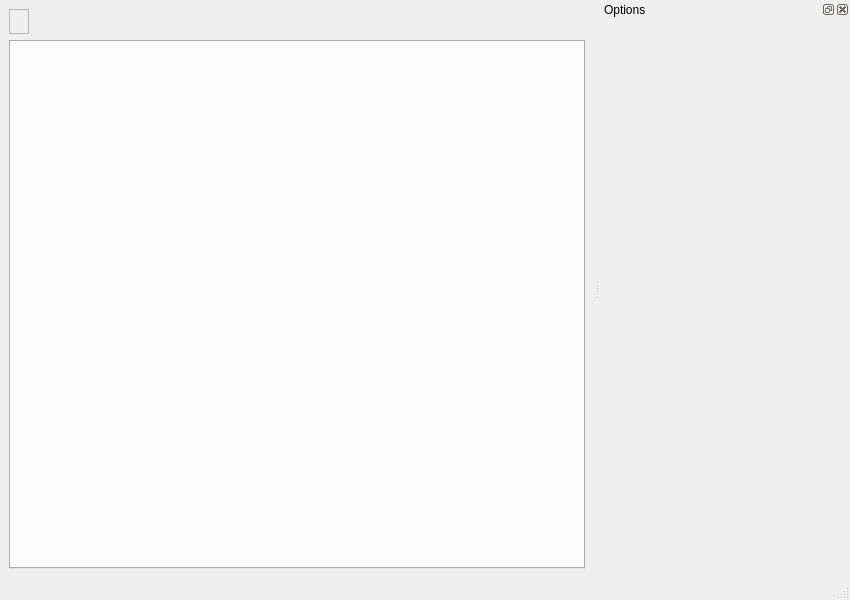
<?xml version="1.0" encoding="UTF-8"?>
<ui version="4.0">
 <class>CountReportWindow</class>
 <widget class="QMainWindow" name="CountReportWindow">
  <property name="geometry">
   <rect>
    <x>0</x>
    <y>0</y>
    <width>850</width>
    <height>600</height>
   </rect>
  </property>
  <property name="minimumSize">
   <size>
    <width>0</width>
    <height>0</height>
   </size>
  </property>
  <property name="windowTitle">
   <string>Photo Count Report</string>
  </property>
  <property name="windowIcon">
   <iconset resource="../app/resources/resources.qrc">
    <normaloff>:/images/icons/png/32x32/diagram.png</normaloff>:/images/icons/png/32x32/diagram.png</iconset>
  </property>
  <widget class="QWidget" name="centralwidget">
   <layout class="QVBoxLayout" name="verticalLayout">
    <item alignment="Qt::AlignLeft">
     <widget class="QFrame" name="frame">
      <property name="minimumSize">
       <size>
        <width>0</width>
        <height>25</height>
       </size>
      </property>
      <property name="maximumSize">
       <size>
        <width>16777215</width>
        <height>16777215</height>
       </size>
      </property>
      <property name="frameShape">
       <enum>QFrame::StyledPanel</enum>
      </property>
      <property name="frameShadow">
       <enum>QFrame::Raised</enum>
      </property>
      <layout class="QHBoxLayout" name="horizontalLayout_2">
       <item>
        <layout class="QHBoxLayout" name="horizontalLayout"/>
       </item>
      </layout>
     </widget>
    </item>
    <item>
     <widget class="QTabWidget" name="tabWidget">
      <property name="currentIndex">
       <number>-1</number>
      </property>
     </widget>
    </item>
   </layout>
  </widget>
  <widget class="QMenuBar" name="menubar">
   <property name="geometry">
    <rect>
     <x>0</x>
     <y>0</y>
     <width>850</width>
     <height>21</height>
    </rect>
   </property>
  </widget>
  <widget class="QStatusBar" name="statusbar"/>
  <widget class="QDockWidget" name="dockWidget">
   <property name="sizePolicy">
    <sizepolicy hsizetype="Fixed" vsizetype="Preferred">
     <horstretch>0</horstretch>
     <verstretch>0</verstretch>
    </sizepolicy>
   </property>
   <property name="minimumSize">
    <size>
     <width>250</width>
     <height>64</height>
    </size>
   </property>
   <property name="maximumSize">
    <size>
     <width>524287</width>
     <height>524287</height>
    </size>
   </property>
   <property name="windowTitle">
    <string>Options</string>
   </property>
   <attribute name="dockWidgetArea">
    <number>2</number>
   </attribute>
   <widget class="QWidget" name="dockWidgetContents">
    <layout class="QVBoxLayout" name="verticalLayout_2">
     <item>
      <layout class="QVBoxLayout" name="verticalLayout_options"/>
     </item>
    </layout>
   </widget>
  </widget>
 </widget>
 <resources>
  <include location="../app/resources/resources.qrc"/>
 </resources>
 <connections/>
</ui>
